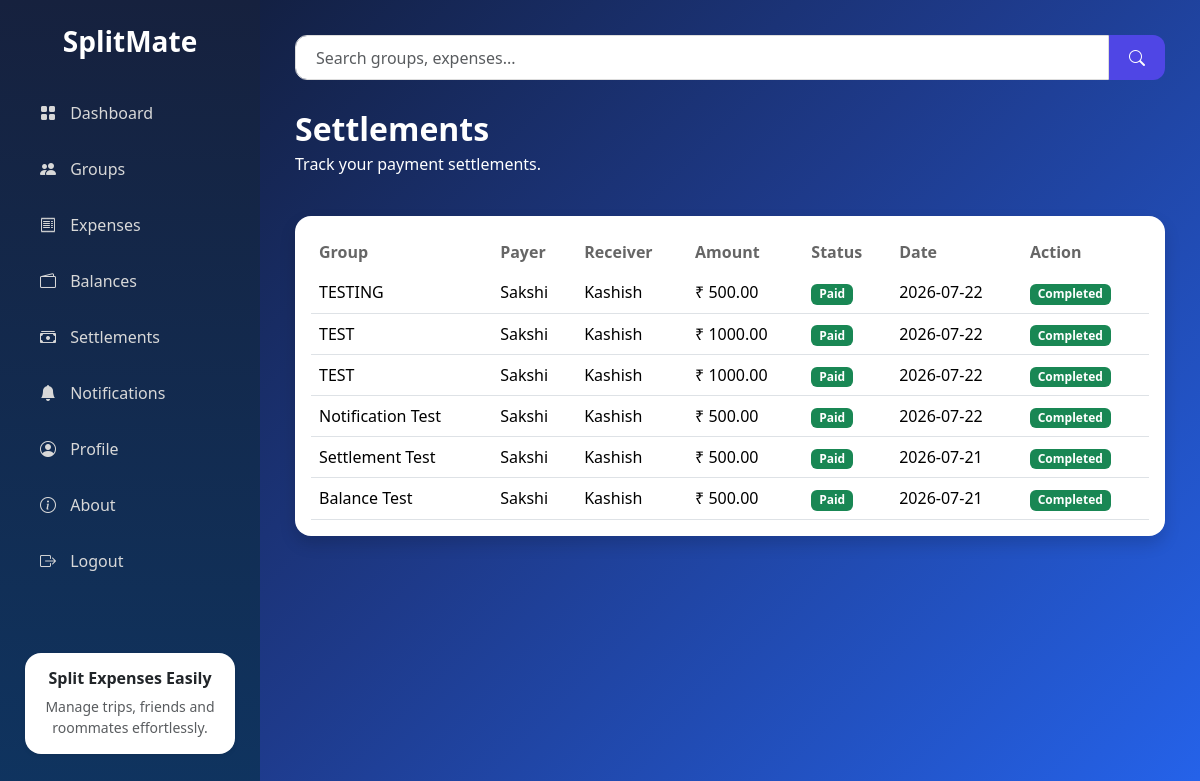
Page /settlements/ (signed in) on the committed database.
### models.py (models this page shows, shortened)
class Settlement(db.Model):
    __tablename__ = "settlement"
    id = db.Column(db.Integer, primary_key=True)
    group_id = db.Column(db.Integer, db.ForeignKey("group.id"), nullable=False)
    payer_id = db.Column(db.Integer, db.ForeignKey("user.id"), nullable=False)
    receiver_id = db.Column(db.Integer, db.ForeignKey("user.id"), nullable=False)
    amount = db.Column(db.Float, nullable=False)
    payment_method = db.Column(db.String(20), nullable=False)
    settlement_date = db.Column(db.Date, nullable=False)
    status = db.Column(db.String(20), nullable=False, default="Pending")
    created_at = db.Column(db.DateTime, default=datetime.utcnow)

class Group(db.Model):
    __tablename__ = "group"
    id = db.Column(db.Integer, primary_key=True)
    name = db.Column(db.String(100), nullable=False)
    description = db.Column(db.Text)
    group_type = db.Column(db.String(50), nullable=False)
    trip_mode = db.Column(db.Boolean, default=False)
    trip_start_date = db.Column(db.Date)
    trip_end_date = db.Column(db.Date)
    created_by = db.Column(db.Integer, db.ForeignKey("user.id"), nullable=False)
    created_at = db.Column(db.DateTime, default=datetime.utcnow)
    members = db.relationship("GroupMember", backref="group", cascade="all, delete-orphan", lazy=True)
    expenses = db.relationship("Expense", backref="group", cascade="all, delete-orphan", lazy=True)
    settlements = db.relationship("Settlement", backref="group", cascade="all, delete-orphan", lazy=True)

class User(db.Model):
    __tablename__ = "user"
    id = db.Column(db.Integer,primary_key=True)
    fullname = db.Column(db.String(100),nullable=False)
    username = db.Column(db.String(50),unique=True,nullable=False)
    email = db.Column(db.String(120),unique=True,nullable=False)
    password = db.Column(db.String(255),nullable=False)
    profile_image = db.Column(db.String(255),nullable=False,default="default.png")
    is_active = db.Column(db.Boolean, default=True, nullable=False)
    created_at = db.Column(db.DateTime,nullable=False,default=datetime.utcnow)
    groups = db.relationship("Group",backref="creator",lazy=True)
    expenses = db.relationship("Expense",backref="creator",lazy=True)
    group_memberships = db.relationship("GroupMember",backref="user",lazy=True)
    notifications = db.relationship("Notification",backref="user",lazy=True)
    sent_settlements = db.relationship("Settlement",foreign_keys="Settlement.payer_id",backref="payer",lazy=True)
    received_settlements = db.relationship("Settlement",foreign_keys="Settlement.receiver_id",backref="receiver",lazy=True)

### routes/settlements.py (the view)
@settlements.route("/")
def settlement_home():
    if "user_id" not in session:
        return redirect(url_for("auth.login"))
    user_id = session["user_id"]
    settlements = Settlement.query.filter(
        (Settlement.payer_id == user_id) |
        (Settlement.receiver_id == user_id)
    ).order_by(
        Settlement.created_at.desc()
    ).all()
    return render_template(
        "settlements/settlements.html",
        settlements=settlements
    )

### templates/settlements/settlements.html (shortened to what this page needs)
{% extends "dashboard_base.html" %}
{% block page_content %}
<div class="d-flex justify-content-between align-items-center mb-4">
    <div>
        <h2 class="fw-bold mb-1">
            Settlements
        </h2>
        <p>
            Track your payment settlements.
        </p>
    </div>
</div>
<div class="card shadow border-0 rounded-4">
<div class="card-body">
{% if settlements %}
<div class="table-responsive">
<table class="table align-middle">
<thead>
<tr>
<th>
Group
</th>
<th>
Payer
</th>
<th>
Receiver
</th>
<th>
Amount
</th>
<th>
Status
</th>
<th>
Date
</th>
<th>
Action
</th>
</tr>
</thead>
<tbody>
{% for settlement in settlements %}
<tr>
<td>
{{ settlement.group.name }}
</td>
<td>
{{ settlement.payer.fullname }}
</td>
<td>
{{ settlement.receiver.fullname }}
</td>
<td>
₹ {{ "%.2f"|format(settlement.amount) }}
</td>
<td>
{% if settlement.status == "Pending" %}
    <span class="badge bg-warning text-dark">
        Pending
    </span>
{% elif settlement.status == "Payment Sent" %}
    <span class="badge bg-info">
        Payment Sent
    </span>
{% else %}
    <span class="badge bg-success">
        Paid
    </span>
{% endif %}
</td>
<td>
{{ settlement.settlement_date }}
</td>
<td>
{% if settlement.status == "Pending" %}
    {% if session["user_id"] == settlement.payer_id %}
        <form method="POST"
              action="{{ url_for(
                'settlements.send_payment',
                settlement_id=settlement.id
              ) }}">
            <button class="btn btn-primary btn-sm">
                Send Payment
            </button>
        </form>
    {% else %}
        <span class="badge bg-secondary">
            Waiting for Payer
        </span>
    {% endif %}
{% else %}
    <span class="badge bg-success">
        Completed
    </span>
{% endif %}
</td>
</tr>
{% endfor %}
</tbody>
</table>
</div>
{% endif %}
</div>
</div>
{% endblock %}

### static/css/style.css (style rules this page uses)
* { margin:0; padding:0; box-sizing:border-box; font-family:"Segoe UI",sans-serif; }
body { min-height:100vh; background:linear-gradient(135deg,#0f172a,#1e3a8a,#2563eb); }
.table { margin-bottom:0; }
.table thead th { border:none; color:#666; font-weight:600; }
.table tbody td { vertical-align:middle; }

### rows in the picture
Settlement: group.name "TESTING", payer.fullname "Sakshi", receiver.fullname "Kashish", amount "500.00", status "Paid", settlement_date "2026-07-22"
Settlement: group.name "TEST", payer.fullname "Sakshi", receiver.fullname "Kashish", amount "1000.00", status "Paid", settlement_date "2026-07-22"
Settlement: group.name "TEST", payer.fullname "Sakshi", receiver.fullname "Kashish", amount "1000.00", status "Paid", settlement_date "2026-07-22"
Settlement: group.name "Notification Test", payer.fullname "Sakshi", receiver.fullname "Kashish", amount "500.00", status "Paid", settlement_date "2026-07-22"
Settlement: group.name "Settlement Test", payer.fullname "Sakshi", receiver.fullname "Kashish", amount "500.00", status "Paid", settlement_date "2026-07-21"
Settlement: group.name "Balance Test", payer.fullname "Sakshi", receiver.fullname "Kashish", amount "500.00", status "Paid", settlement_date "2026-07-21"
